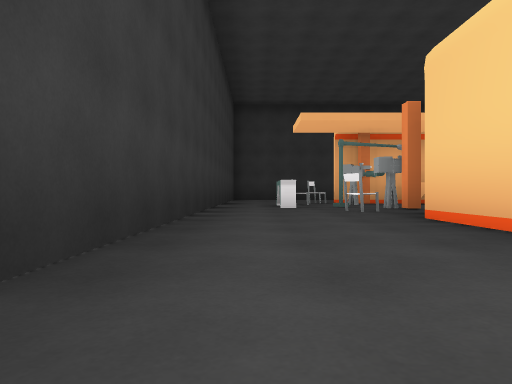
[1] (above)

16 first-person views from a walk through a scene from a Unity 3-D project. The camera is 0.48 m above the floor, looks level and sees 70° across. Doors are open. The floor is counted in squares, 2 m on a side. Each view is taken from the middle of a square. On the plan, view 1 faces up. The plan holds only what a view shows up to about 9 squares ahead; the rest is blank. The place goes on beyond the plan. The player character is not drawn.

[2]
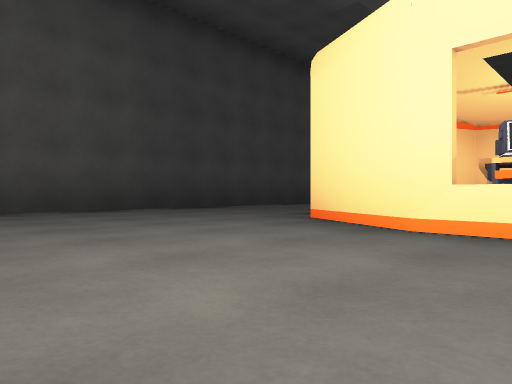

[3]
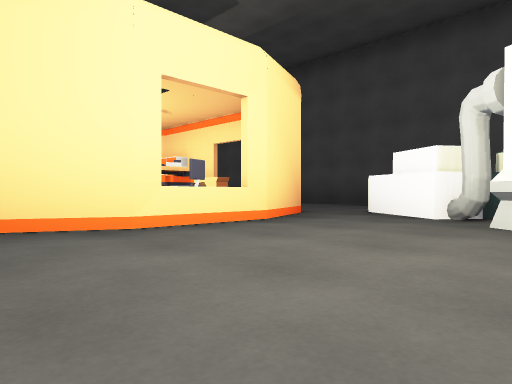

[4]
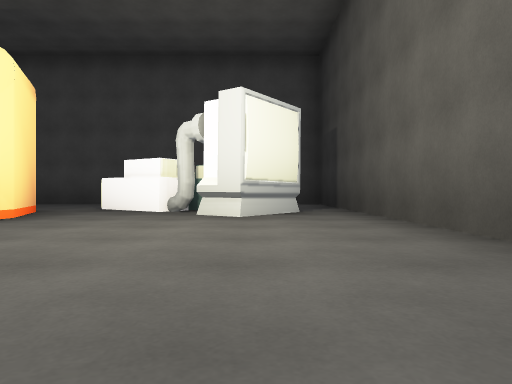

[5]
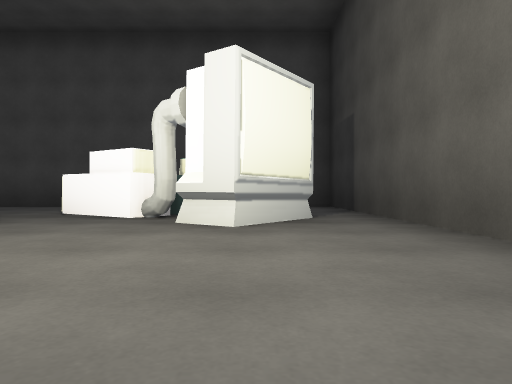

[6]
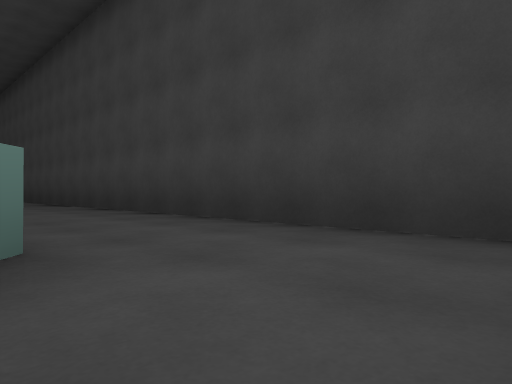

[7]
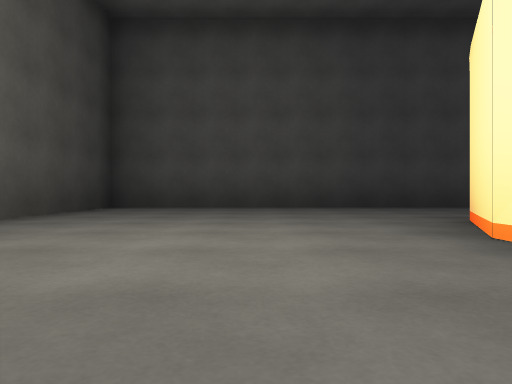

[8]
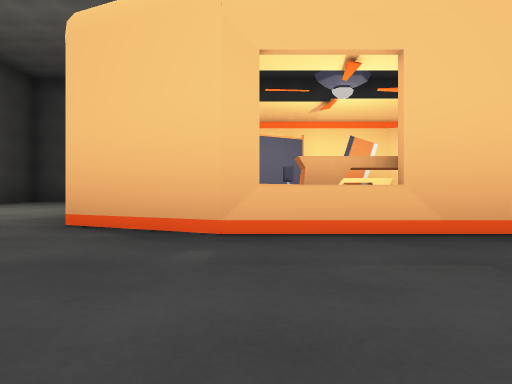

[9]
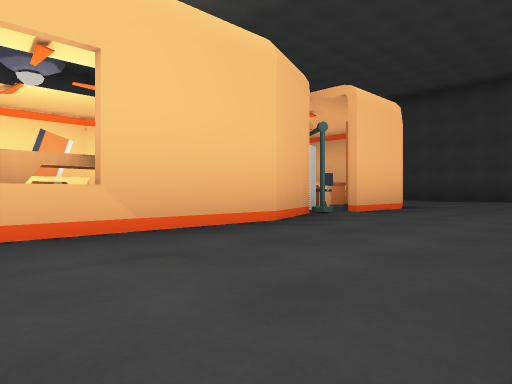

[10]
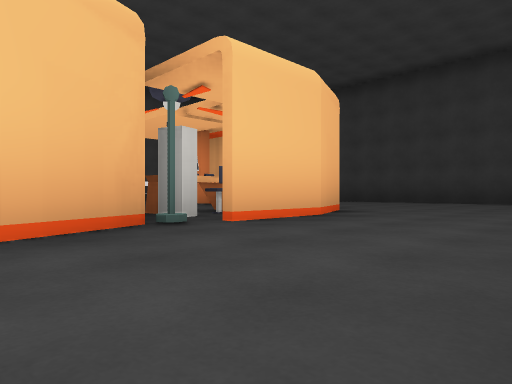

[11]
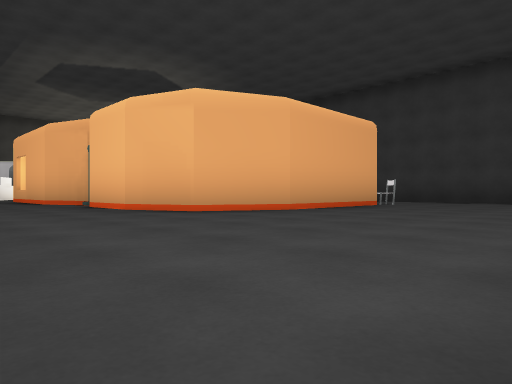

[12]
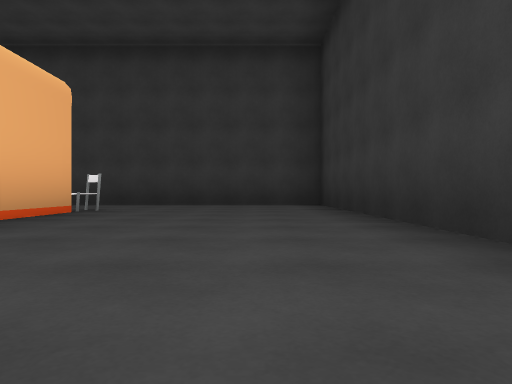

[13]
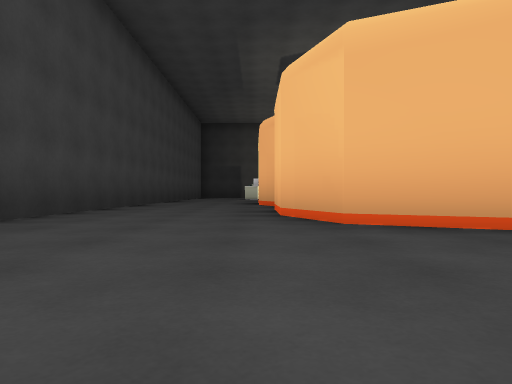

[14]
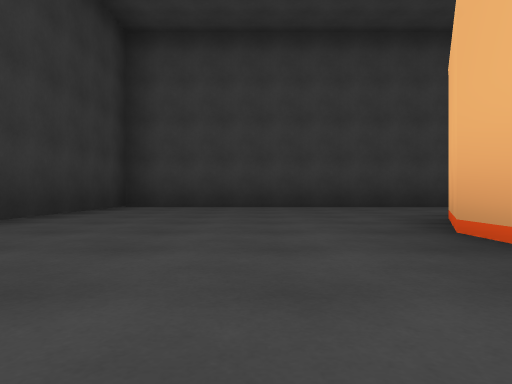

[15]
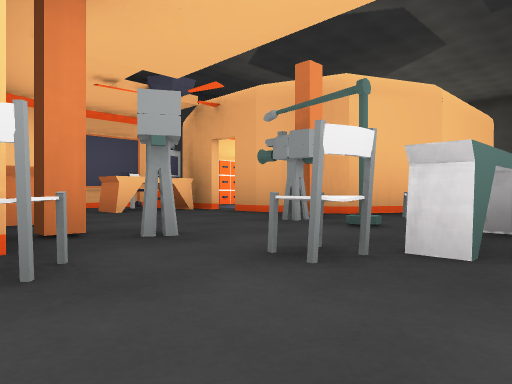

[16]
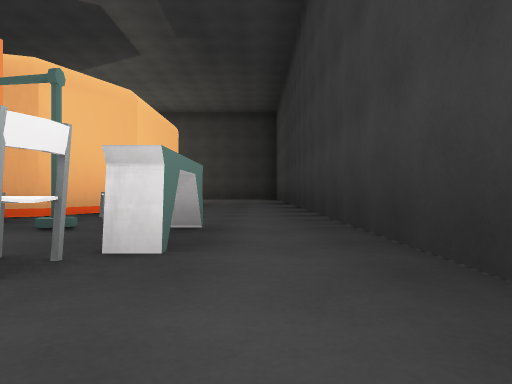

### Floor plan
Points are (right, up) in squares from view 1. A wall is a line through its corners. A room is listed if a view was taken in it or the views show most of it. See-through windows are left out.
Room 1 (views 1, 2, 3, 4, 5, 6, 7)
walls: (2.6, -0.5) (1.9, -0.2); (5.4, -0.4) (4.3, -0.8); (-0.7, 3.5) (-0.7, -4.2) (8.1, -4.2) (8.1, -0.5)
ways out: opening at (7.5, 0.5) to room 2; opening at (0.5, 4) to room 3
objects: poster (1, 3); other object (2, 1); other object (2, 3); desk (3, 0) to (3, 1); other object (3, 2) to (4, 3); chair (4, 0); chair (4, 1); other object (5, -3); other object (6, -2); other object (6, -1)
Room 2 (views 8, 9, 10)
walls: (5.5, 4.4) (5.9, 3.4); (5.9, 1.6) (5.9, 0.8) (5.4, -0.4); (5.3, 7.2) (5.7, 6.2) (5.7, 5.4); (8.1, -0.5) (8.1, 7.5)
ways out: opening at (7.5, 0.5) to room 1; opening at (7.5, 6.5) to room 3; open door at (4, 5) to room 3
objects: other object (5, 2); drawers (5, 5); chair (5, 6); other object (6, 3); other object (6, 5)
Room 3 (views 11, 12, 13, 14, 15, 16)
walls: (4.4, 7.7) (5.3, 7.2); (3.9, 4.9) (4.4, 4.9); (1.7, 3.6) (2.1, 4.5) (3.1, 4.9) (3.5, 4.9); (8.1, 7.5) (8.1, 11.2) (-0.7, 11.2) (-0.7, 3.5)
ways out: opening at (0.5, 4) to room 1; opening at (7.5, 6.5) to room 2; open door at (4, 5) to room 2
objects: other object (0, 6) to (1, 6); chair (1, 4); books (1, 5); chair (1, 7); chair (1, 8); other object (2, 5); books (2, 7); other object (3, 7) to (4, 7); other object (4, 6)

Positions as (right, up) in squares from view 1, and headings:
1: (0, 0), facing up
2: (4, -3), facing up-left
3: (2, -3), facing up-right
4: (1, -3), facing right
5: (2, -3), facing right
6: (6, -4), facing up-right
7: (5, -2), facing left
8: (8, 1), facing left
9: (8, 1), facing up-left
10: (8, 3), facing up-left
11: (8, 11), facing down-left
12: (6, 10), facing left
13: (6, 10), facing down
14: (2, 9), facing right
15: (0, 8), facing down-right
16: (0, 8), facing down
